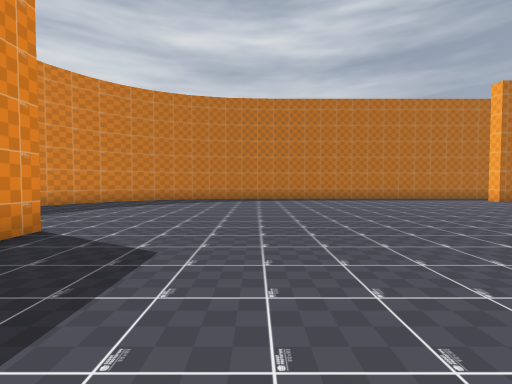
View 1 (above)

24 first-person views from a walk through a 3-D level made in the Godot game engine. The camera is 1.5 m above the floor, tilts 2° down and sees 85° across. The floor is counted in squares, 2 m on a side. Each view is taken from the middle of a square. On the plan, view 1 faces up. The plan holds only what a view shows up to about 10 squares ahead; the rest is blank. The place goes on beyond the plan.

View 2
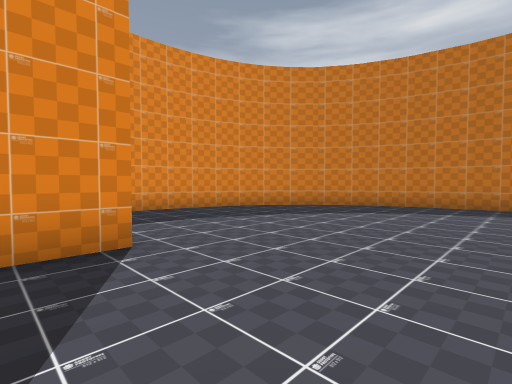

View 3
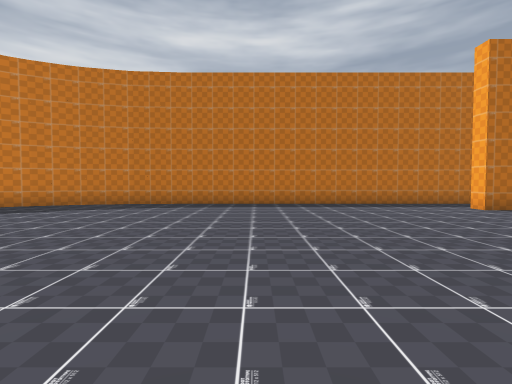

View 4
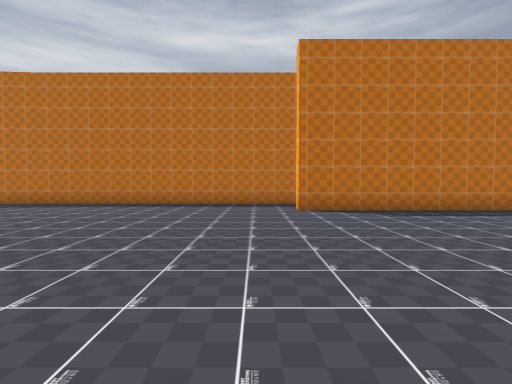

View 5
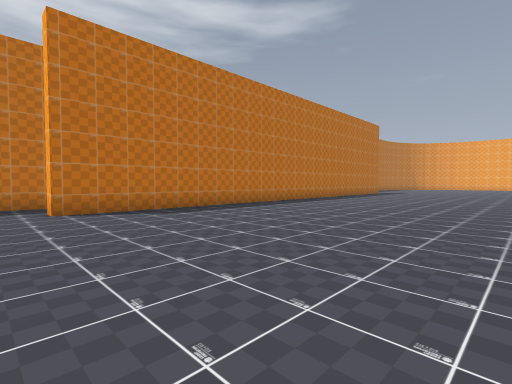

View 6
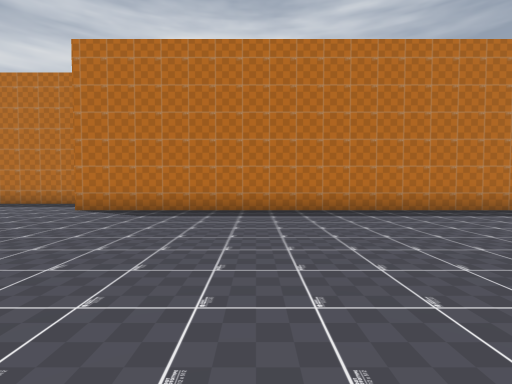

View 7
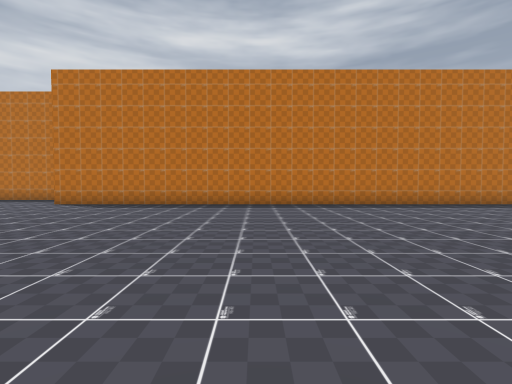

View 8
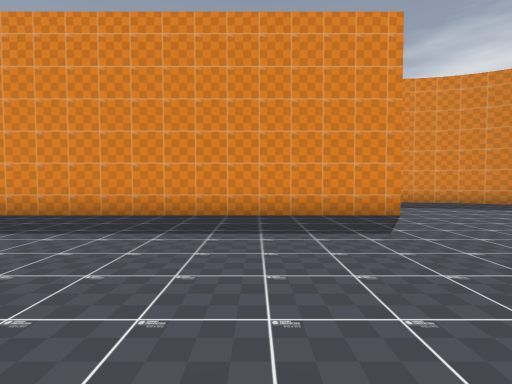

View 9
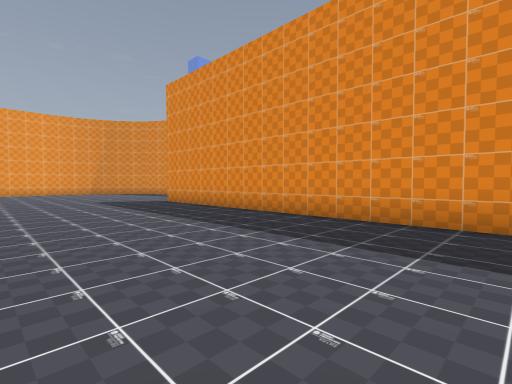

View 10
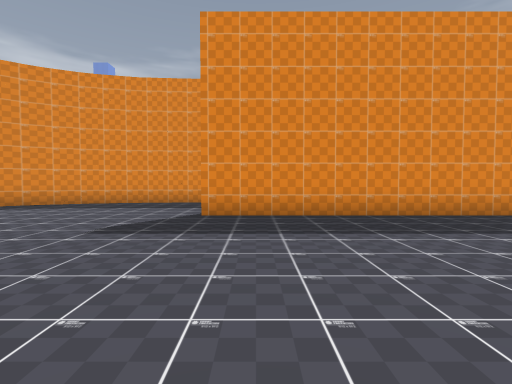

View 11
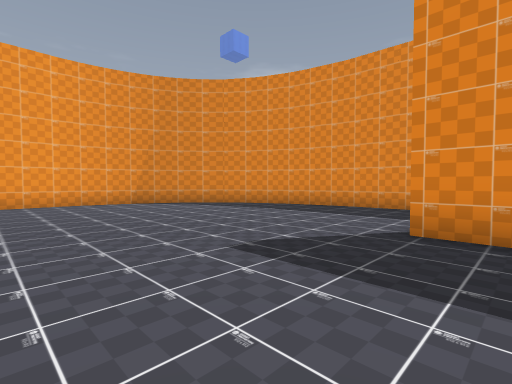

View 12
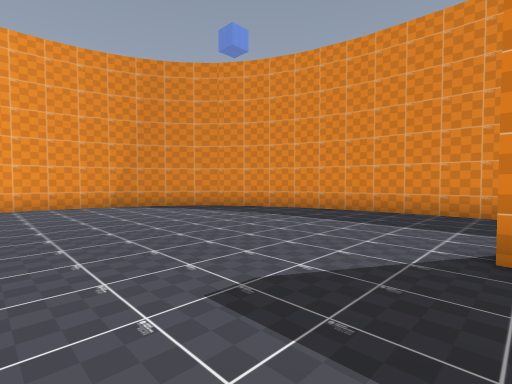

View 13
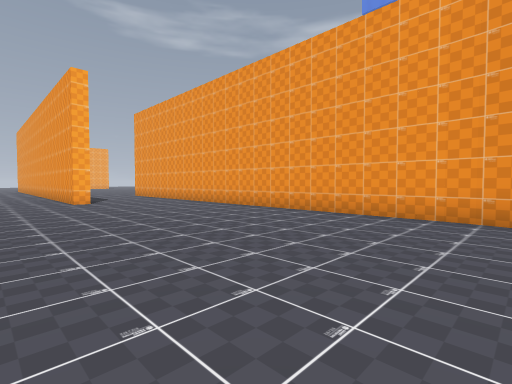

View 14
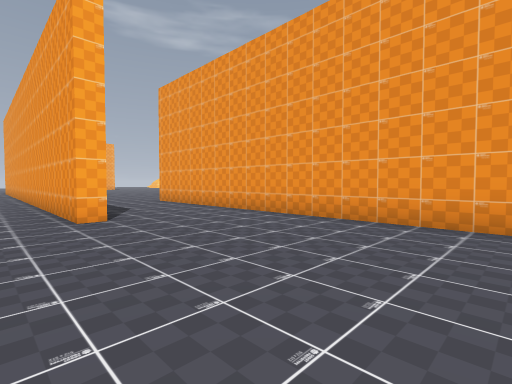

View 15
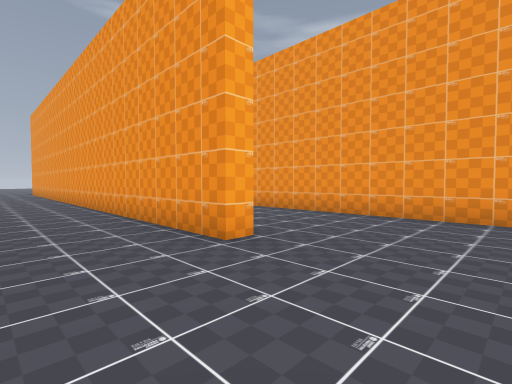

View 16
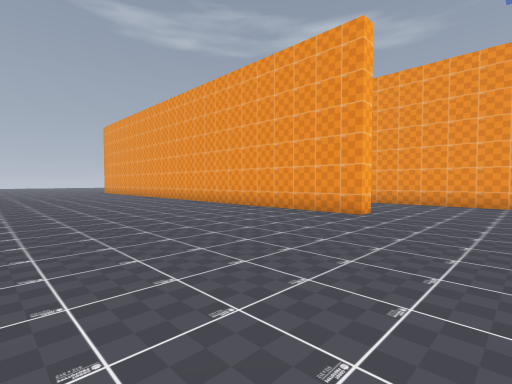

View 17
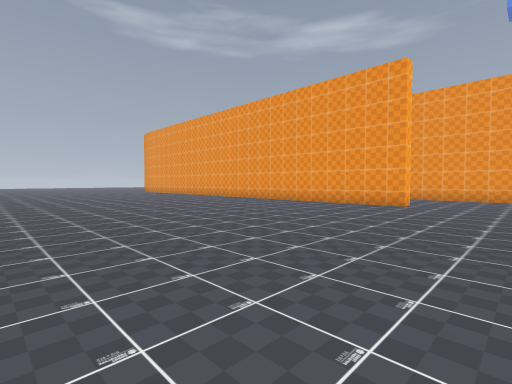

View 18
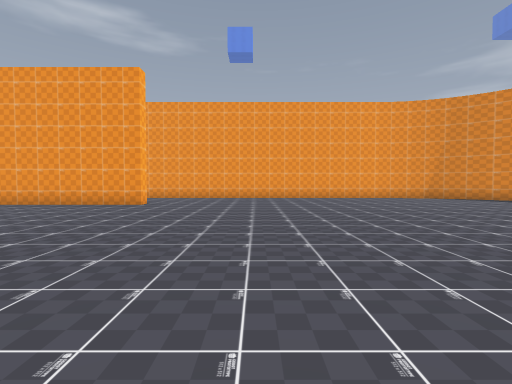

View 19
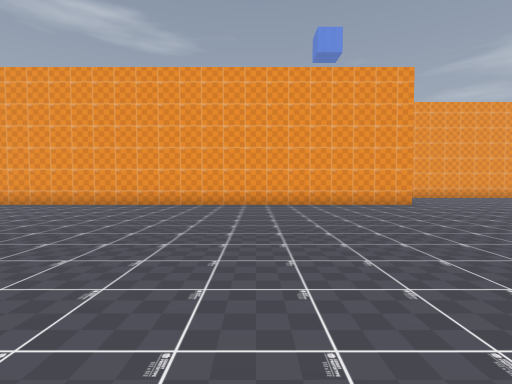

View 20
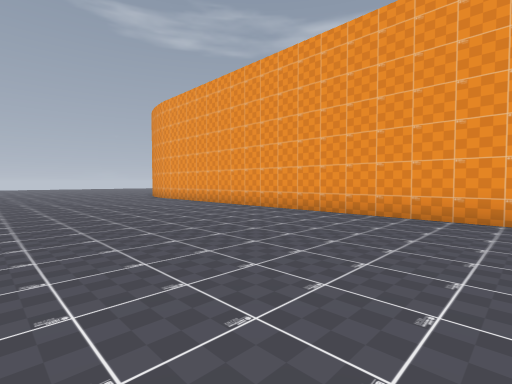

View 21
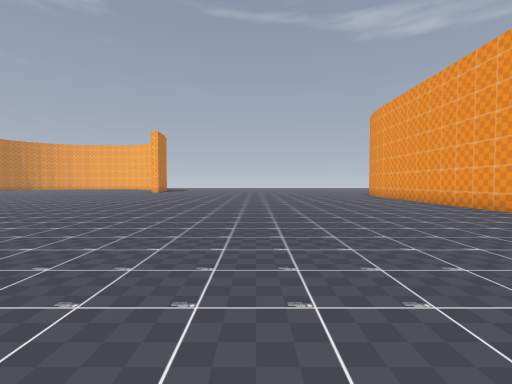

View 22
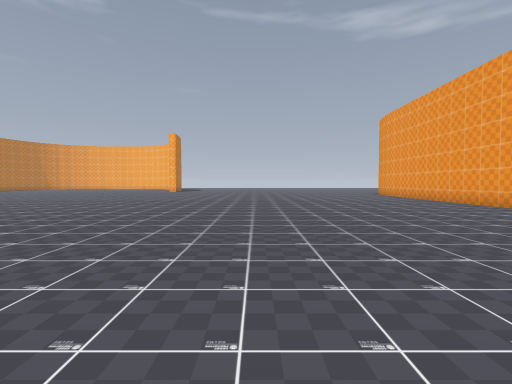

View 23
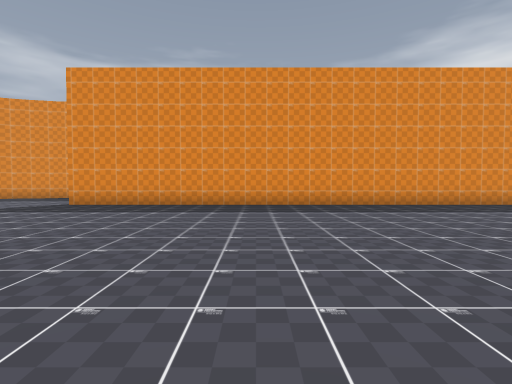

View 24
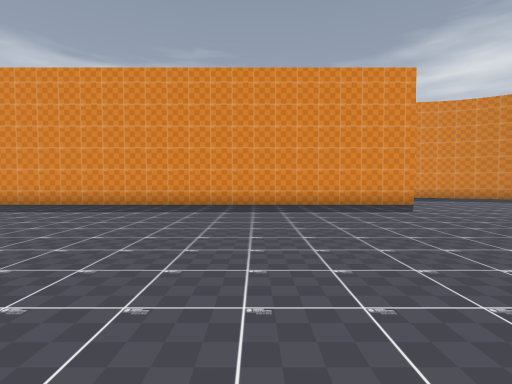

### Floor plan
Points are (right, up) in squares from view 1. A wall is a line through its corners. A room is listed if a view was taken in it or the views show most of it. See-through windows are left out.
Room 1 (views 1, 2, 3, 4, 5, 6, 7, 8, 9, 10, 11, 12, 13, 14, 15, 16, 17, 18, 19, 20, 21, 22, 23, 24)
walls: (8.8, -16.9) (8.8, -16.3) (22.5, -16.3); (-3.3, 4.4) (-3.3, -11.2); (10.6, 12.7) (-1.2, 12.7); (-7.4, -11.5) (-7.2, -14.2) (-6.7, -16.1); (-7.3, 6.8) (-7.3, 5.8); (-1.4, -20.3) (12.4, -20.3); (-6.7, -16) (-6.3, -17.1); (-1.2, 12.6) (-3.2, 12.2); (-7.1, 7.7) (-7.3, 6.7); (-2.3, -20.1) (-1.2, -20.2); (-6.3, -16.9) (-6, -17.4); (-3.2, -19.8) (-2.1, -20.1); (-6.1, -17.3) (-5.5, -18.2); (-6.8, 8.7) (-7.2, 7.6); (-3, 12.2) (-4, 11.7) (-4.4, 11.5); (-5.6, -18.1) (-4.8, -18.9); (-4.9, -18.8) (-4, -19.4) (-3.1, -19.8); (-4.3, 11.5) (-5.2, 11) (-5.9, 10.2); (-6.1, 10) (-6.9, 8.5); (-5.8, 10.3) (-6.1, 9.9); (22.5, 10.5) (9.2, 10.5) (9.2, 11)

Where each view was taken, in squares from view 1:
view 1: 0 up, 0 right, facing up
view 2: 3 up, 0 right, facing up-left
view 3: 3 up, 3 right, facing up
view 4: 3 up, 8 right, facing up
view 5: 3 up, 8 right, facing up-right
view 6: 3 up, 14 right, facing up
view 7: 1 up, 16 right, facing up
view 8: 1 up, 3 right, facing left
view 9: 1 down, 2 right, facing down-left
view 10: 10 down, 3 right, facing left
view 11: 10 down, 1 right, facing down-left
view 12: 11 down, 0 right, facing down-left
view 13: 14 down, 2 left, facing down-right
view 14: 15 down, 3 right, facing down-right
view 15: 14 down, 6 right, facing down-right
view 16: 10 down, 6 right, facing down-right
view 17: 7 down, 6 right, facing down-right
view 18: 7 down, 5 right, facing down
view 19: 7 down, 14 right, facing down
view 20: 10 down, 14 right, facing down-right
view 21: 10 down, 12 right, facing right
view 22: 9 down, 11 right, facing right
view 23: 5 down, 6 right, facing left
view 24: 1 down, 6 right, facing left
